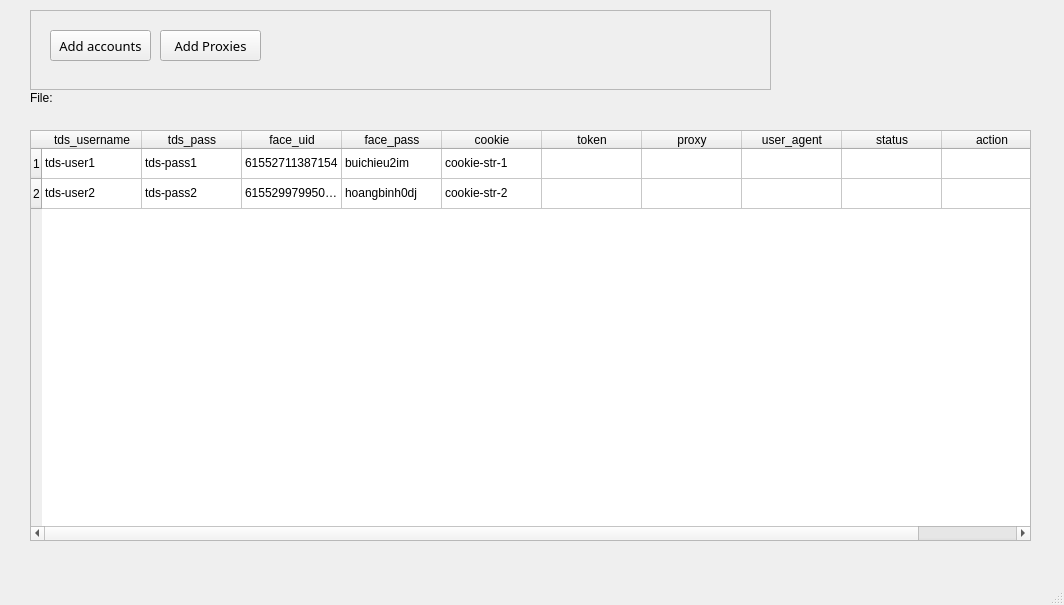
<?xml version="1.0" encoding="UTF-8"?>
<ui version="4.0">
 <class>MainWindow</class>
 <widget class="QMainWindow" name="MainWindow">
  <property name="geometry">
   <rect>
    <x>0</x>
    <y>0</y>
    <width>1064</width>
    <height>605</height>
   </rect>
  </property>
  <property name="windowTitle">
   <string>MainWindow</string>
  </property>
  <widget class="QWidget" name="centralwidget">
   <widget class="QFrame" name="frame">
    <property name="geometry">
     <rect>
      <x>30</x>
      <y>10</y>
      <width>741</width>
      <height>80</height>
     </rect>
    </property>
    <property name="font">
     <font>
      <pointsize>8</pointsize>
      <weight>50</weight>
      <bold>false</bold>
     </font>
    </property>
    <property name="layoutDirection">
     <enum>Qt::LeftToRight</enum>
    </property>
    <property name="frameShape">
     <enum>QFrame::StyledPanel</enum>
    </property>
    <property name="frameShadow">
     <enum>QFrame::Raised</enum>
    </property>
    <widget class="QPushButton" name="addAccountButton">
     <property name="geometry">
      <rect>
       <x>20</x>
       <y>20</y>
       <width>101</width>
       <height>31</height>
      </rect>
     </property>
     <property name="font">
      <font>
       <family>Yu Gothic</family>
       <pointsize>10</pointsize>
       <weight>50</weight>
       <bold>false</bold>
      </font>
     </property>
     <property name="text">
      <string>Add accounts</string>
     </property>
    </widget>
    <widget class="QPushButton" name="addProxyButton">
     <property name="geometry">
      <rect>
       <x>130</x>
       <y>20</y>
       <width>101</width>
       <height>31</height>
      </rect>
     </property>
     <property name="font">
      <font>
       <family>Yu Gothic</family>
       <pointsize>10</pointsize>
       <weight>50</weight>
       <bold>false</bold>
      </font>
     </property>
     <property name="text">
      <string>Add Proxies</string>
     </property>
    </widget>
   </widget>
   <widget class="QTableWidget" name="tableWidget">
    <property name="geometry">
     <rect>
      <x>30</x>
      <y>130</y>
      <width>1001</width>
      <height>411</height>
     </rect>
    </property>
    <row>
     <property name="text">
      <string>1</string>
     </property>
    </row>
    <row>
     <property name="text">
      <string>2</string>
     </property>
    </row>
    <column>
     <property name="text">
      <string>tds_username</string>
     </property>
    </column>
    <column>
     <property name="text">
      <string>tds_pass</string>
     </property>
    </column>
    <column>
     <property name="text">
      <string>face_uid</string>
     </property>
    </column>
    <column>
     <property name="text">
      <string>face_pass</string>
     </property>
    </column>
    <column>
     <property name="text">
      <string>cookie</string>
     </property>
    </column>
    <column>
     <property name="text">
      <string>token</string>
     </property>
    </column>
    <column>
     <property name="text">
      <string>proxy</string>
     </property>
    </column>
    <column>
     <property name="text">
      <string>user_agent</string>
     </property>
    </column>
    <column>
     <property name="text">
      <string>status</string>
     </property>
    </column>
    <column>
     <property name="text">
      <string>action</string>
     </property>
    </column>
    <item row="0" column="0">
     <property name="text">
      <string>tds-user1</string>
     </property>
    </item>
    <item row="0" column="1">
     <property name="text">
      <string>tds-pass1</string>
     </property>
    </item>
    <item row="0" column="2">
     <property name="text">
      <string>61552711387154</string>
     </property>
    </item>
    <item row="0" column="3">
     <property name="text">
      <string>buichieu2im</string>
     </property>
    </item>
    <item row="0" column="4">
     <property name="text">
      <string>cookie-str-1</string>
     </property>
    </item>
    <item row="1" column="0">
     <property name="text">
      <string>tds-user2</string>
     </property>
    </item>
    <item row="1" column="1">
     <property name="text">
      <string>tds-pass2</string>
     </property>
    </item>
    <item row="1" column="2">
     <property name="text">
      <string>61552997995019</string>
     </property>
    </item>
    <item row="1" column="3">
     <property name="text">
      <string>hoangbinh0dj</string>
     </property>
    </item>
    <item row="1" column="4">
     <property name="text">
      <string>cookie-str-2</string>
     </property>
    </item>
   </widget>
   <widget class="QLabel" name="label">
    <property name="geometry">
     <rect>
      <x>30</x>
      <y>90</y>
      <width>741</width>
      <height>16</height>
     </rect>
    </property>
    <property name="text">
     <string>File:</string>
    </property>
   </widget>
  </widget>
  <widget class="QMenuBar" name="menubar">
   <property name="geometry">
    <rect>
     <x>0</x>
     <y>0</y>
     <width>1064</width>
     <height>21</height>
    </rect>
   </property>
  </widget>
  <widget class="QStatusBar" name="statusbar"/>
 </widget>
 <resources/>
 <connections/>
</ui>
